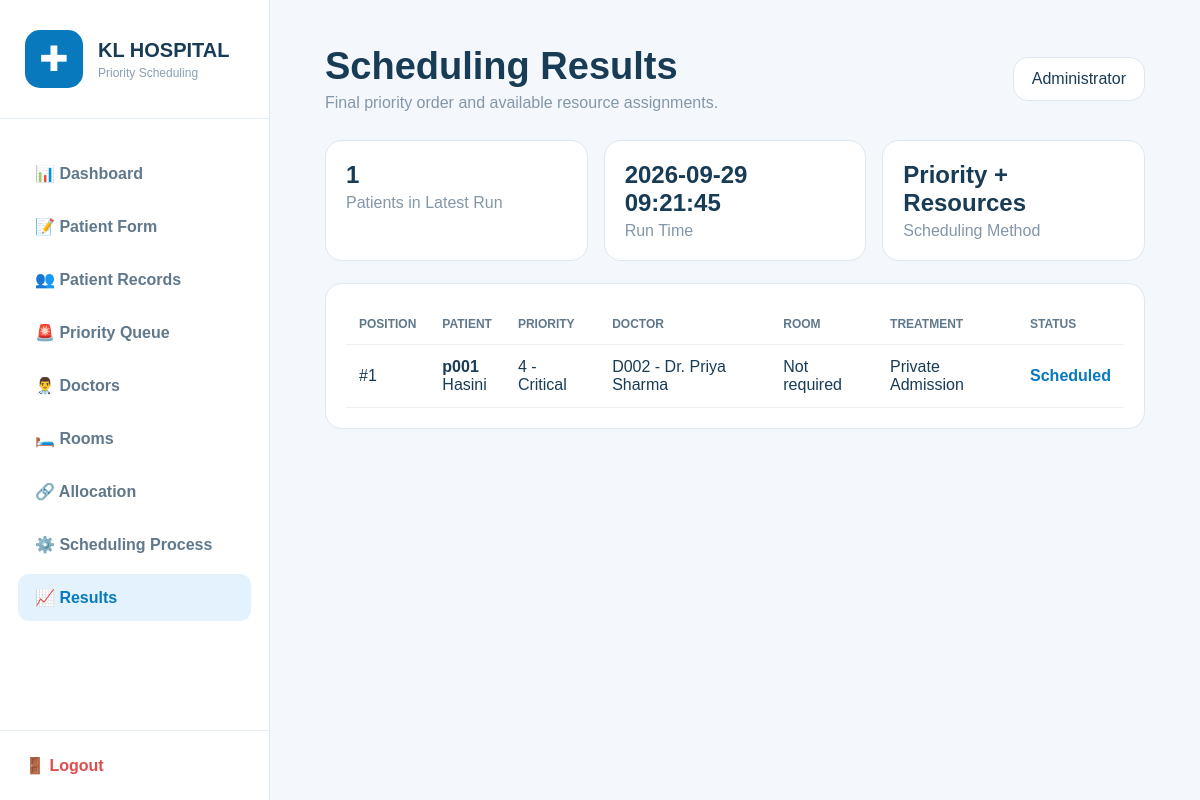
The page /results (signed in) on the database its author committed.
### tables this page shows
CREATE TABLE scheduling_runs (
            id INTEGER PRIMARY KEY AUTOINCREMENT,
            run_time TEXT NOT NULL,
            total_patients INTEGER NOT NULL
        );

CREATE TABLE schedule_results (
            id INTEGER PRIMARY KEY AUTOINCREMENT,
            run_id INTEGER NOT NULL,
            patient_db_id INTEGER NOT NULL,
            position INTEGER NOT NULL,
            priority INTEGER NOT NULL,
            arrival_time TEXT NOT NULL
        );

CREATE TABLE patients (
            id INTEGER PRIMARY KEY AUTOINCREMENT,
            patient_id TEXT UNIQUE NOT NULL,
            name TEXT NOT NULL,
            age INTEGER,
            gender TEXT,
            contact TEXT,
            arrival_time TEXT NOT NULL,
            medical_condition TEXT,
            priority INTEGER NOT NULL,
            status TEXT DEFAULT 'Waiting',
            waiting_time REAL DEFAULT 0,
            turnaround_time REAL DEFAULT 0,
            created_at TEXT
        , scheduled_position INTEGER, scheduled_at TEXT, specialization TEXT DEFAULT 'General Medicine', treatment_type TEXT DEFAULT 'Consultation', room_required INTEGER DEFAULT 0, room_type TEXT, assigned_doctor_id INTEGER, assigned_room_id INTEGER, condition_updated_at TEXT);

CREATE TABLE doctors (
            id INTEGER PRIMARY KEY AUTOINCREMENT,
            doctor_id TEXT UNIQUE NOT NULL,
            name TEXT NOT NULL,
            specialization TEXT NOT NULL,
            status TEXT DEFAULT 'Available',
            workload INTEGER DEFAULT 0,
            emergency_capable INTEGER DEFAULT 0
        );

### app.py (the view)
@app.route("/results")
@login_required
def results():
    conn = get_db()
    latest_run = conn.execute("SELECT * FROM scheduling_runs ORDER BY id DESC LIMIT 1").fetchone()
    result_list = []
    if latest_run:
        result_list = conn.execute("""
            SELECT sr.position, p.patient_id, p.name, p.age, p.gender,
                   p.medical_condition, sr.priority, sr.arrival_time, p.status,
                   p.specialization, p.treatment_type, p.room_required,
                   d.doctor_id, d.name AS doctor_name,
                   r.room_number, r.room_type
            FROM schedule_results sr
            JOIN patients p ON sr.patient_db_id=p.id
            LEFT JOIN doctors d ON p.assigned_doctor_id=d.id
            LEFT JOIN rooms r ON p.assigned_room_id=r.id
            WHERE sr.run_id=? ORDER BY sr.position ASC
        """, (latest_run["id"],)).fetchall()
    conn.close()
    return render_template("results.html", results=result_list, latest_run=latest_run)

### app.py (called while the page is built)
def get_db():
    conn = sqlite3.connect(DATABASE)
    conn.row_factory = sqlite3.Row
    conn.execute("PRAGMA foreign_keys = ON")
    return conn

def login_required(function):
    @wraps(function)
    def wrapper(*args, **kwargs):
        if "user_id" not in session:
            return redirect(url_for("login"))
        return function(*args, **kwargs)
    return wrapper

### templates/results.html (shortened to what this page needs)
<!doctype html><html><head><meta charset="UTF-8"><meta name="viewport" content="width=device-width,initial-scale=1"><title>Results | KL Hospital</title></head><body><div class="layout"><aside class="sidebar"><div class="logo"><div class="logo-icon">✚</div><div><h2>KL HOSPITAL</h2><p>Priority Scheduling</p></div></div><nav class="navigation"><a href="{{url_for('dashboard')}}">📊 Dashboard</a><a href="{{url_for('patient_form')}}">📝 Patient Form</a><a href="{{url_for('patients')}}">👥 Patient Records</a><a href="{{url_for('queue')}}">🚨 Priority Queue</a><a href="{{url_for('doctors')}}">👨‍⚕️ Doctors</a><a href="{{url_for('rooms')}}">🛏️ Rooms</a><a href="{{url_for('allocation')}}">🔗 Allocation</a><a href="{{url_for('process')}}">⚙️ Scheduling Process</a><a href="{{url_for('results')}}" class="active">📈 Results</a></nav><div class="logout"><a href="{{url_for('logout')}}">🚪 Logout</a></div></aside><main class="main"><header class="header"><div><h1>Scheduling Results</h1><p>Final priority order and available resource assignments.</p></div><div class="admin">Administrator</div></header>{% if latest_run %}<div class="summary"><div class="card"><strong>{{latest_run['total_patients']}}</strong><span class="muted">Patients in Latest Run</span></div><div class="card"><strong>{{latest_run['run_time']}}</strong><span class="muted">Run Time</span></div><div class="card"><strong>Priority + Resources</strong><span class="muted">Scheduling Method</span></div></div><div class="table"><table><thead><tr><th>Position</th><th>Patient</th><th>Priority</th><th>Doctor</th><th>Room</th><th>Treatment</th><th>Status</th></tr></thead><tbody>{% for r in results %}<tr><td>#{{r['position']}}</td><td><strong>{{r['patient_id']}}</strong><br>{{r['name']}}</td><td>{{r['priority']}} - {{ {4:'Critical',3:'High',2:'Medium',1:'Low'}[r['priority']] }}</td><td>{% if r['doctor_id'] %}{{r['doctor_id']}} - {{r['doctor_name']}}{% else %}Not available{% endif %}</td><td>{% if r['room_number'] %}{{r['room_number']}} - {{r['room_type']}}{% elif r['room_required'] %}Not available{% else %}Not required{% endif %}</td><td>{{r['treatment_type']}}</td><td class="status {{'scheduled' if r['status']=='Scheduled' else 'waiting'}}">{{r['status']}}</td></tr>{% endfor %}</tbody></table></div>{% else %}<div class="card none">No scheduling run has been completed yet. Go to Scheduling Process and run the scheduler.</div>{% endif %}</main></div></body></html>

### templates/results.html (style rules this page uses)
* { box-sizing:border-box }
body { margin:0;font-family:Arial;background:#f4f8fc;color:#183b56 }
.layout { display:flex;min-height:100vh }
.sidebar { width:270px;background:#fff;border-right:1px solid #dce7ef;position:fixed;inset:0 auto 0 0;display:flex;flex-direction:column }
.logo { padding:30px 25px;border-bottom:1px solid #e4edf4;display:flex;gap:15px;align-items:center }
.logo-icon { width:58px;height:58px;border-radius:15px;background:#0879bd;color:#fff;display:grid;place-items:center;font-size:35px }
.logo h2 { font-size:20px;margin:0 0 4px }
.logo p { margin:0;color:#8ba0b3;font-size:12px }
.navigation { padding:25px 18px;flex:1 }
.navigation a { display:block;padding:14px 17px;margin:6px 0;border-radius:11px;text-decoration:none;color:#60788b;font-weight:600 }
.navigation a:hover,.navigation a.active { background:#e3f2fc;color:#0879bd }
.logout { padding:25px;border-top:1px solid #e4edf4 }
.logout a { color:#df4c4c;text-decoration:none;font-weight:600 }
.main { margin-left:270px;width:calc(100% - 270px);padding:45px 55px }
.header { display:flex;justify-content:space-between;align-items:center;margin-bottom:28px }
.header h1 { font-size:38px;margin:0 0 6px }
.header p { color:#8297a9;margin:0 }
.admin { background:#fff;border:1px solid #dce7ef;padding:12px 18px;border-radius:15px }
.summary { display:grid;grid-template-columns:repeat(3,1fr);gap:16px;margin-bottom:22px }
.card,.table { background:#fff;border:1px solid #dce7ef;border-radius:17px;padding:20px }
.card strong { font-size:24px;display:block;margin-bottom:5px }
.muted { color:#8297a9 }
.table { overflow:auto }
table { width:100%;border-collapse:collapse }
th,td { text-align:left;padding:13px;border-bottom:1px solid #edf1f5 }
th { font-size:12px;color:#60788b;text-transform:uppercase }
.status { font-weight:bold }
.scheduled { color:#0879bd }

### rows shown on the page
scheduling_runs: total_patients "1", run_time "2026-09-29 09:21:45"
schedule_results: position "1", patient_id "p001", name "Hasini", priority "4", priority "Critical", doctor_id "D002", doctor_name "Dr. Priya Sharma", treatment_type "Private Admission", status "Scheduled"
